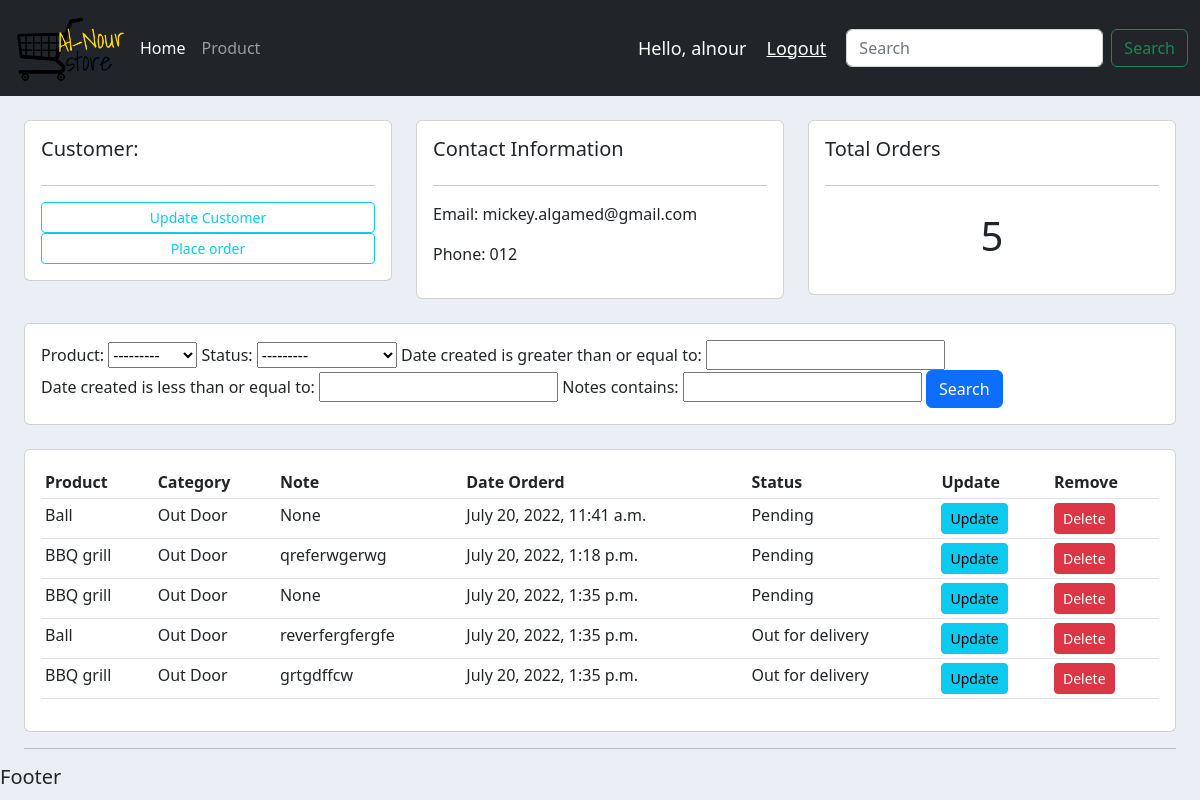
The app's page /accounts/customer/1/ (signed in) with its own data.
### accounts/models.py (models this page shows, shortened)
class Customer(models.Model):
    name = models.CharField(max_length=200, null=True)
    phone = models.CharField(max_length=200, null=True)
    email = models.CharField(max_length=200, null=True)
    date_created = models.DateTimeField(auto_now_add=True, null=True)

class Order(models.Model):
    STATUS = (
            ('Pending', 'Pending'),
            ('Out for delivery', 'Out for delivery'),
            ('Delivered', 'Delivered'),
            )
    customer = models.ForeignKey(Customer, null=True, on_delete=models.SET_NULL)
    product = models.ForeignKey(Product, null=True, on_delete=models.SET_NULL)
    date_created = models.DateTimeField(auto_now_add=True, null=True)
    status = models.CharField(max_length=200, null=True, choices=STATUS)
    notes = models.CharField(max_length=200, null=True)

class Product(models.Model):
    CATEGORY = (
            ('Indoor', 'Indoor'),
            ('Out Door', 'Out Door'),
            )
    name = models.CharField(max_length=200, null=True)
    price = models.FloatField(null=True)
    category = models.CharField(max_length=200, null=True, choices=CATEGORY)
    description = models.CharField(max_length=200, null=True, blank=True)
    date_created = models.DateTimeField(auto_now_add=True, null=True)
    tags = models.ManyToManyField(Tag)
    def __str__(self):
        return self.name

### accounts/decorators.py (the view)
        def wrapper_func(request, *args, **kwargs):
            group = None
            if request.user.groups.exists():
                group = request.user.groups.all()[0].name
            if group in allowed_roles:
                return view_func(request, *args, **kwargs)
            else:
                return HttpResponse('You are not authorized to view this page')

### accounts/views.py (called while the page is built)
@login_required(login_url='accounts-login-user')
@allowed_users(allowed_roles=['admin'])
def customer(request, pk):
    customer = Customer.objects.get(id=pk)
    orders = customer.order_set.all()
    order_count = orders.count()
    order_filter = OrderFilter(request.GET, queryset=orders)
    orders = order_filter.qs
    context = {
       'customer': customer,
       'orders': orders,
       'order_count': order_count,
       'order_filter': order_filter
    }
    return render(request, 'accounts/customer.html', context)

### accounts/templates/accounts/customer.html
{%  extends 'accounts/main.html' %}
{% block content %}
	<br>
<div class="row">
	<div class="col-md">
		<div class="card card-body">
			<h5>Customer:</h5>
			<hr>
			<a class="btn btn-outline-info  btn-sm btn-block" href="">Update Customer</a>
			<a class="btn btn-outline-info  btn-sm btn-block" href="{% url 'accounts-create-order' customer.id %}">Place order</a>
		</div>
	</div>
	<div class="col-md">
		<div class="card card-body">
			<h5>Contact Information</h5>
			<hr>
			<p>Email: {{ customer.email }}</p>
			<p>Phone: {{ customer.phone }}</p>
		</div>
	</div>
	<div class="col-md">
		<div class="card card-body">
			<h5>Total Orders</h5>
			<hr>
			<h1 style="text-align: center;padding: 10px">{{ order_count }}</h1>
		</div>
	</div>
</div>
<br>
<div class="row">
	<div class="col">
		<div class="card card-body">
			<form method="get">
				{{ order_filter.form }}
		    <button class="btn btn-primary" type="submit">Search</button>
		  </form>
		</div>
	</div>
</div>
<br>
<div class="row">
	<div class="col-md">
		<div class="card card-body">
			<table class="table table-sm">
				<tr>
					<th>Product</th>
					<th>Category</th>
					<th>Note</th>
					<th>Date Orderd</th>
					<th>Status</th>
					<th>Update</th>
					<th>Remove</th>
				</tr>
				{% for order in orders %}
					<tr>
						<td>{{ order.product }}</td>
						<td>{{ order.product.category }}</td>
						<td>{{ order.notes }}</td>
						<td>{{ order.date_created }}</td>
						<td>{{ order.status }}</td>
						<td><a class="btn btn-sm btn-info" href="{% url 'accounts-update-order' order.id %}">Update</a></td>
						<td><a class="btn btn-sm btn-danger" href="{% url 'accounts-delete-order' order.id %}">Delete</a></td>
					</tr>
				{% endfor %}
			</table>
		</div>
	</div>
</div>
{% endblock %}

### accounts/templates/accounts/navbar.html (shortened to what this page needs)
{% load static %}
<nav class="navbar navbar-dark navbar-expand-md bg-dark">
  <div class="container-fluid">
    <img src="{% static '/images/logo.png' %}" alt="alnour-logo-image" id="logo" />
    <div class="collapse navbar-collapse" id="navbarSupportedContent">
        <ul class="navbar-nav me-auto mb-2 mb-lg-0">
        {% if request.user.is_staff %}
            <li class="nav-item">
              <a class="nav-link active" aria-current="page" href="{% url 'accounts-dashboard' %}">Home</a>
            </li>
            <li class="nav-item">
              <a class="nav-link" href="{% url 'accounts-products' %}">Product</a>
            </li>
        {% endif %}
        </ul>
      <span class="hello-msg">Hello, {{request.user}}</span>
      <span ><a  class="hello-msg" href="{% url 'accounts-logout-user' %}">Logout</a></span>
      <form class="d-flex" role="search">
        <input class="form-control me-2" type="search" placeholder="Search" aria-label="Search">
        <button class="btn btn-outline-success" type="submit">Search</button>
      </form>
    </div>
  </div>
</nav>

### static/css/main.css (style rules this page uses)
#logo { width: 10vw !important; object-fit: contain; height: 10vh !important; }
body { background-color: #ebeff5; max-width: 100vw; overflow-x: hidden; }

### accounts/templates/accounts/navbar.html (style rules this page uses)
.hello-msg { font-size: 18px; color: #fff; margin-right: 20px; }

### records on screen
Customer: email "mickey.algamed@gmail.com", phone "012"
Order: product "Ball", product.category "Out Door", notes "None", date_created "July 20, 2022, 11:41 a.m.", status "Pending"
Order: product "BBQ grill", product.category "Out Door", notes "qreferwgerwg", date_created "July 20, 2022, 1:18 p.m.", status "Pending"
Order: product "BBQ grill", product.category "Out Door", notes "None", date_created "July 20, 2022, 1:35 p.m.", status "Pending"
Order: product "Ball", product.category "Out Door", notes "reverfergfergfe", date_created "July 20, 2022, 1:35 p.m.", status "Out for delivery"
Order: product "BBQ grill", product.category "Out Door", notes "grtgdffcw", date_created "July 20, 2022, 1:35 p.m.", status "Out for delivery"

### other values on screen
{{ request.user }} "alnour"
{{ order_count }} "5"
